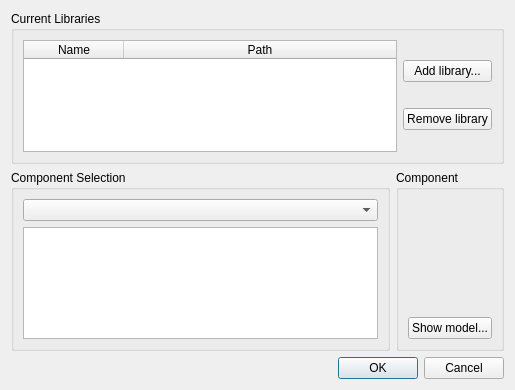
<?xml version="1.0" encoding="UTF-8"?>
<ui version="4.0">
 <class>LibraryManager</class>
 <widget class="QDialog" name="LibraryManager">
  <property name="geometry">
   <rect>
    <x>0</x>
    <y>0</y>
    <width>515</width>
    <height>390</height>
   </rect>
  </property>
  <property name="windowTitle">
   <string>Library manager</string>
  </property>
  <layout class="QVBoxLayout" name="verticalLayout_4">
   <item>
    <widget class="QGroupBox" name="groupCurrentLib">
     <property name="title">
      <string>Current Libraries</string>
     </property>
     <layout class="QHBoxLayout" name="horizontalLayout">
      <item>
       <widget class="QTableWidget" name="tableLibraries">
        <attribute name="horizontalHeaderStretchLastSection">
         <bool>true</bool>
        </attribute>
        <attribute name="horizontalHeaderStretchLastSection">
         <bool>true</bool>
        </attribute>
        <column>
         <property name="text">
          <string>Name</string>
         </property>
        </column>
        <column>
         <property name="text">
          <string>Path</string>
         </property>
        </column>
       </widget>
      </item>
      <item>
       <layout class="QVBoxLayout" name="verticalLayout_3">
        <item>
         <widget class="QPushButton" name="btnAddLibrary">
          <property name="text">
           <string>Add library...</string>
          </property>
         </widget>
        </item>
        <item>
         <widget class="QPushButton" name="btnRemoveLibrary">
          <property name="text">
           <string>Remove library</string>
          </property>
         </widget>
        </item>
       </layout>
      </item>
     </layout>
    </widget>
   </item>
   <item>
    <layout class="QHBoxLayout" name="horizontalLayout_2">
     <item>
      <widget class="QGroupBox" name="groupCompSelection">
       <property name="title">
        <string>Component Selection</string>
       </property>
       <layout class="QVBoxLayout" name="verticalLayout_2">
        <item>
         <widget class="QComboBox" name="comboComponent"/>
        </item>
        <item>
         <widget class="QListWidget" name="listComponents"/>
        </item>
       </layout>
      </widget>
     </item>
     <item>
      <widget class="QGroupBox" name="groupComponent">
       <property name="title">
        <string>Component</string>
       </property>
       <layout class="QVBoxLayout" name="verticalLayout">
        <item>
         <widget class="QLabel" name="pixComponent">
          <property name="text">
           <string/>
          </property>
         </widget>
        </item>
        <item>
         <widget class="QPushButton" name="btnShowModel">
          <property name="text">
           <string>Show model...</string>
          </property>
         </widget>
        </item>
       </layout>
      </widget>
     </item>
    </layout>
   </item>
   <item>
    <widget class="QDialogButtonBox" name="buttonBox">
     <property name="orientation">
      <enum>Qt::Horizontal</enum>
     </property>
     <property name="standardButtons">
      <set>QDialogButtonBox::Cancel|QDialogButtonBox::Ok</set>
     </property>
    </widget>
   </item>
  </layout>
 </widget>
 <resources/>
 <connections>
  <connection>
   <sender>buttonBox</sender>
   <signal>accepted()</signal>
   <receiver>LibraryManager</receiver>
   <slot>accept()</slot>
   <hints>
    <hint type="sourcelabel">
     <x>248</x>
     <y>254</y>
    </hint>
    <hint type="destinationlabel">
     <x>157</x>
     <y>274</y>
    </hint>
   </hints>
  </connection>
  <connection>
   <sender>buttonBox</sender>
   <signal>rejected()</signal>
   <receiver>LibraryManager</receiver>
   <slot>reject()</slot>
   <hints>
    <hint type="sourcelabel">
     <x>316</x>
     <y>260</y>
    </hint>
    <hint type="destinationlabel">
     <x>286</x>
     <y>274</y>
    </hint>
   </hints>
  </connection>
 </connections>
</ui>
